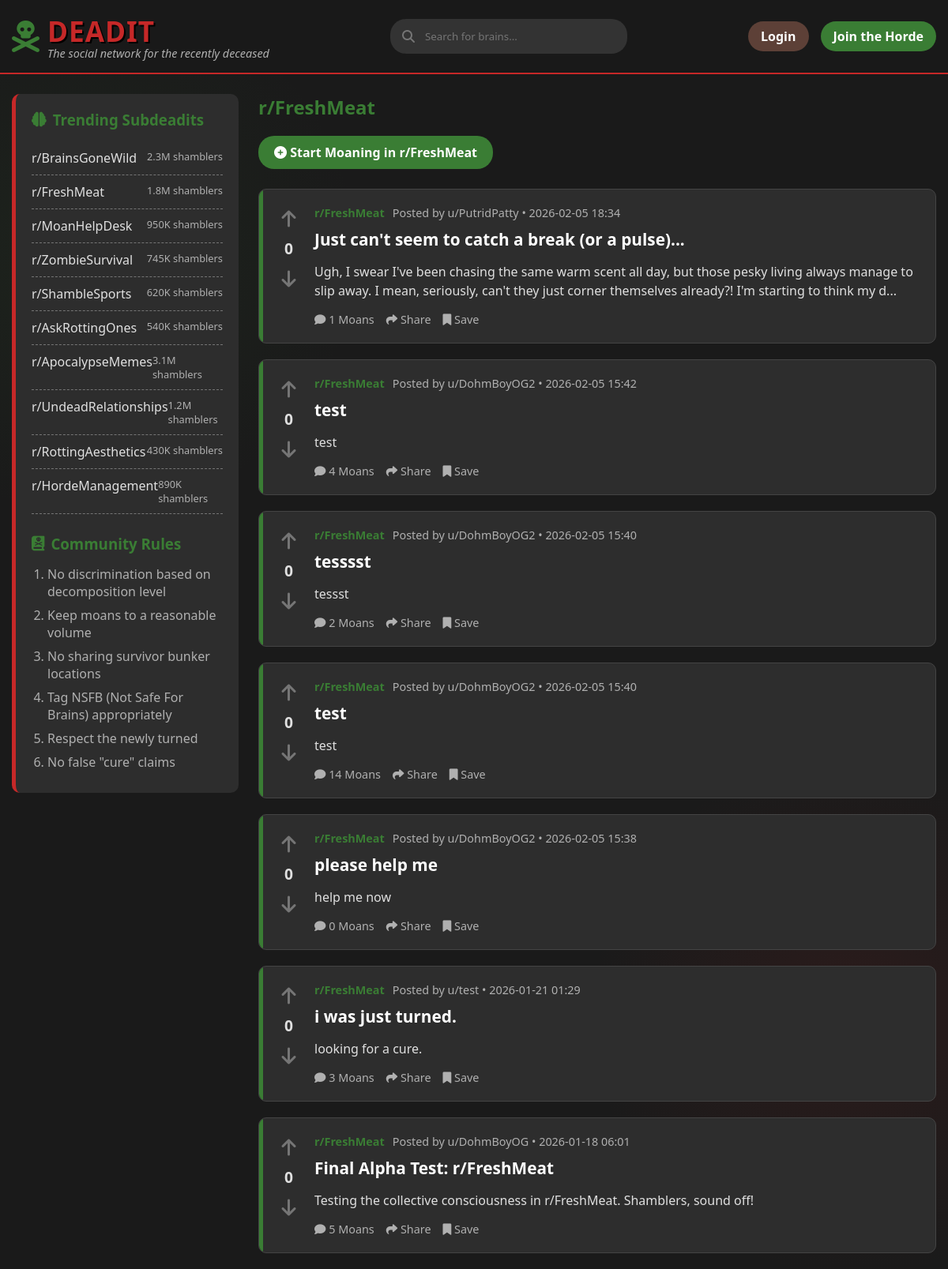
Screenshot of /dr/FreshMeat with the database file from the repository.
### backend/models/content.py (models this page shows, shortened)
class Post(db.Model):
    __tablename__ = 'posts'
    id = db.Column(db.Integer, primary_key=True)
    title = db.Column(db.String(255), nullable=False)
    body = db.Column(db.Text, nullable=False)
    subdeadit = db.Column(db.String(64), nullable=False, index=True)
    flair = db.Column(db.String(64))
    image_url = db.Column(db.String(255))
    user_id = db.Column(db.Integer, db.ForeignKey('users.id'), nullable=False)
    created_at = db.Column(db.DateTime, default=datetime.utcnow)
    upvotes = db.Column(db.Integer, default=0)
    downvotes = db.Column(db.Integer, default=0)
    comments = db.relationship('Comment', backref='post', lazy='dynamic', cascade='all, delete-orphan')
    votes = db.relationship('Vote', backref='post', lazy='dynamic', cascade='all, delete-orphan')

### backend/models/user.py (models this page shows, shortened)
class User(UserMixin, db.Model):
    __tablename__ = 'users'
    id = db.Column(db.Integer, primary_key=True)
    username = db.Column(db.String(64), unique=True, nullable=False, index=True)
    password_hash = db.Column(db.String(128))
    is_zombie = db.Column(db.Boolean, default=False)
    created_at = db.Column(db.DateTime, default=datetime.utcnow)
    posts = db.relationship('Post', backref='author', lazy='dynamic')
    comments = db.relationship('Comment', backref='author', lazy='dynamic')

### backend/routes/main.py (the view)
@bp.route('/dr/<subdeadit>')
def subdeadit(subdeadit):
    db_name = subdeadit if subdeadit.startswith('r/') else f'r/{subdeadit}'
    display_name = db_name
    posts = Post.query.filter_by(subdeadit=db_name).order_by(Post.created_at.desc()).all()
    return render_template('feed.html', posts=posts, title=display_name, current_subdeadit=subdeadit)

### templates/feed.html (shortened to what this page needs)
{% extends "base.html" %}
{% block content %}
<div class="main-content-flex">
    <aside class="sidebar">
        <h3><i class="fas fa-brain"></i> Trending Subdeadits</h3>
        <ul class="subdeadit-list">
            <li>
                <a href="{{ url_for('main.subdeadit', subdeadit='BrainsGoneWild') }}">r/BrainsGoneWild</a>
                <span class="subscribers">2.3M shamblers</span>
            </li>
            <li>
                <a href="{{ url_for('main.subdeadit', subdeadit='FreshMeat') }}">r/FreshMeat</a>
                <span class="subscribers">1.8M shamblers</span>
            </li>
            <li>
                <a href="{{ url_for('main.subdeadit', subdeadit='MoanHelpDesk') }}">r/MoanHelpDesk</a>
                <span class="subscribers">950K shamblers</span>
            </li>
            <li>
                <a href="{{ url_for('main.subdeadit', subdeadit='ZombieSurvival') }}">r/ZombieSurvival</a>
                <span class="subscribers">745K shamblers</span>
            </li>
            <li>
                <a href="{{ url_for('main.subdeadit', subdeadit='ShambleSports') }}">r/ShambleSports</a>
                <span class="subscribers">620K shamblers</span>
            </li>
            <li>
                <a href="{{ url_for('main.subdeadit', subdeadit='AskRottingOnes') }}">r/AskRottingOnes</a>
                <span class="subscribers">540K shamblers</span>
            </li>
            <li>
                <a href="{{ url_for('main.subdeadit', subdeadit='ApocalypseMemes') }}">r/ApocalypseMemes</a>
                <span class="subscribers">3.1M shamblers</span>
            </li>
            <li>
                <a href="{{ url_for('main.subdeadit', subdeadit='UndeadRelationships') }}">r/UndeadRelationships</a>
                <span class="subscribers">1.2M shamblers</span>
            </li>
            <li>
                <a href="{{ url_for('main.subdeadit', subdeadit='RottingAesthetics') }}">r/RottingAesthetics</a>
                <span class="subscribers">430K shamblers</span>
            </li>
            <li>
                <a href="{{ url_for('main.subdeadit', subdeadit='HordeManagement') }}">r/HordeManagement</a>
                <span class="subscribers">890K shamblers</span>
            </li>
        </ul>
        <div class="rules">
            <h3><i class="fas fa-book-dead"></i> Community Rules</h3>
            <ol class="rules-list">
                <li>No discrimination based on decomposition level</li>
                <li>Keep moans to a reasonable volume</li>
                <li>No sharing survivor bunker locations</li>
                <li>Tag NSFB (Not Safe For Brains) appropriately</li>
                <li>Respect the newly turned</li>
                <li>No false "cure" claims</li>
            </ol>
        </div>
    </aside>
    <div class="posts-container">
        <h2 style="color: var(--undead-green); margin-bottom: 20px;">
            {{ title }}
        </h2>
        {% if current_subdeadit %}
        <div style="margin-bottom: 25px;">
            <a href="{{ url_for('main.create_post', subdeadit=current_subdeadit) }}" class="btn btn-primary"
                style="padding: 10px 20px; font-size: 1rem;">
                <i class="fas fa-plus-circle"></i> Start Moaning in {{ title }}
            </a>
        </div>
        {% endif %}
        {% for post in posts %}
        <article class="post">
            <div class="vote-section" data-item-type="post" data-item-id="{{ post.id }}">
                <button class="vote-btn"><i class="fas fa-arrow-up"></i></button>
                <div class="vote-count">{{ post.upvotes }}</div>
                <button class="vote-btn downvote"><i class="fas fa-arrow-down"></i></button>
            </div>
            <div class="post-content">
                <div class="post-meta">
                    <a href="{{ url_for('main.subdeadit', subdeadit=post.subdeadit.replace('r/', '')) }}"
                        class="subdeadit">{{
                        post.subdeadit }}</a>
                    <span class="posted-by">Posted by u/{{ post.author.username }} • {{
                        post.created_at.strftime('%Y-%m-%d %H:%M') }}</span>
                </div>
                <h2 class="post-title"><a href="{{ url_for('main.post_detail', post_id=post.id) }}"
                        style="color: inherit; text-decoration: none;">{{ post.title }}</a></h2>
                <div class="post-body">
                    {{ post.body[:200] }}{% if post.body|length > 200 %}...{% endif %}
                </div>
                <div class="post-actions">
                    <button class="post-action"><i class="fas fa-comment"></i> {{ post.comments.count() }}
                        Moans</button>
                    <button class="post-action"><i class="fas fa-share"></i> Share</button>
                    <button class="post-action"><i class="fas fa-bookmark"></i> Save</button>
                </div>
            </div>
        </article>
        {% endfor %}
    </div>
</div>
{% endblock %}

### templates/base.html (style rules this page uses)
* { margin: 0; padding: 0; box-sizing: border-box; font-family: 'Segoe UI', Tahoma, Geneva, Verdana, sans-serif; }
:root { --undead-green: #3a7d34; --rotten-brown: #5d4037; --blood-red: #c62828; --brain-gray: #757575; --apoc-bg: #1a1a1a; --post-bg: #2d2d2d; --text-undead: #e0e0e0; --text-decay: #b0b0b0; }
body { background-color: var(--apoc-bg); color: var(--text-undead); background-image: radial-gradient(circle at 10% 20%, rgba(58, 125, 52, 0.1) 0%, transparent 20%), radial-gradient(circle at 90% 80%, rgba(197, 40, 40, 0.1) 0%, transparent 20%); min-height: 100vh; }
.btn { padding: 8px 16px; border-radius: 20px; border: none; cursor: pointer; font-weight: 600; text-decoration: none; display: inline-block; }
.btn-primary { background-color: var(--undead-green); color: white; }
.main-content-flex { display: flex; gap: 25px; margin-top: 25px; min-height: 60vh; }
.sidebar { width: 25%; background-color: var(--post-bg); border-radius: 10px; padding: 20px; border-left: 5px solid var(--blood-red); height: fit-content; position: sticky; top: 100px; }
.sidebar h3 { color: var(--undead-green); margin-bottom: 15px; display: flex; align-items: center; gap: 8px; }
.subdeadit-list { list-style: none; padding-left: 0; }
.rules-list { padding-left: 20px; color: var(--text-decay); }
.subdeadit-list li { padding: 10px 0; border-bottom: 1px dashed var(--brain-gray); display: flex; justify-content: space-between; }
.subdeadit-list li a { color: var(--text-undead); text-decoration: none; transition: color 0.3s; }
.subscribers { color: var(--text-decay); font-size: 0.8rem; }
.rules { margin-top: 25px; }
.rules-list li { margin-bottom: 8px; color: var(--text-decay); }
.rules-list { padding-left: 20px; }
.posts-container { width: 75%; }
.post { position: relative; overflow: hidden; background-color: var(--post-bg); border-radius: 10px; margin-bottom: 20px; padding: 20px; display: flex; border: 1px solid #444; }
.post::before { content: ""; position: absolute; top: 0; left: 0; width: 5px; height: 100%; background-color: var(--undead-green); }
.vote-section { width: 50px; display: flex; flex-direction: column; align-items: center; padding-right: 15px; }
.vote-btn { background: none; border: none; color: var(--brain-gray); font-size: 1.5rem; cursor: pointer; transition: color 0.3s; }
.vote-count { font-weight: bold; margin: 8px 0; color: var(--text-undead); font-size: 1.2rem; }
.post-content { flex: 1; }
.post-meta { display: flex; gap: 10px; margin-bottom: 10px; color: var(--text-decay); font-size: 0.9rem; }
.subdeadit { color: var(--undead-green); font-weight: bold; }
.posted-by { color: var(--text-decay); }
.post-title { font-size: 1.3rem; margin-bottom: 15px; color: white; }
.post-body { color: var(--text-undead); line-height: 1.5; margin-bottom: 15px; }
.post-actions { display: flex; gap: 15px; margin-top: 15px; }
.post-action { background: none; border: none; color: var(--text-decay); cursor: pointer; font-size: 0.9rem; transition: color 0.3s; }
a { color: var(--undead-green); text-decoration: none; }

### rows the page displays
Post: upvotes "0", subdeadit "r/FreshMeat", author.username "PutridPatty", created_at "2026-02-05 18:34", title "Just can't seem to catch a break (or a pulse)...", body "Ugh, I swear I've been chasing the same warm scent all day, but those pesky living always manage to slip away. I mean, seriously, can't they just corner themselves already?! I'm starting to think my d", comments.count "1"
Post: upvotes "0", subdeadit "r/FreshMeat", author.username "DohmBoyOG2", created_at "2026-02-05 15:42", title "test", body "test", comments.count "4"
Post: upvotes "0", subdeadit "r/FreshMeat", author.username "DohmBoyOG2", created_at "2026-02-05 15:40", title "tesssst", body "tessst", comments.count "2"
Post: upvotes "0", subdeadit "r/FreshMeat", author.username "DohmBoyOG2", created_at "2026-02-05 15:40", title "test", body "test", comments.count "14"
Post: upvotes "0", subdeadit "r/FreshMeat", author.username "DohmBoyOG2", created_at "2026-02-05 15:38", title "please help me", body "help me now", comments.count "0"
Post: upvotes "0", subdeadit "r/FreshMeat", author.username "test", created_at "2026-01-21 01:29", title "i was just turned.", body "looking for a cure.", comments.count "3"
Post: upvotes "0", subdeadit "r/FreshMeat", author.username "DohmBoyOG", created_at "2026-01-18 06:01", title "Final Alpha Test: r/FreshMeat", body "Testing the collective consciousness in r/FreshMeat. Shamblers, sound off!", comments.count "5"

### other values shown
{{ title }} "r/FreshMeat"
